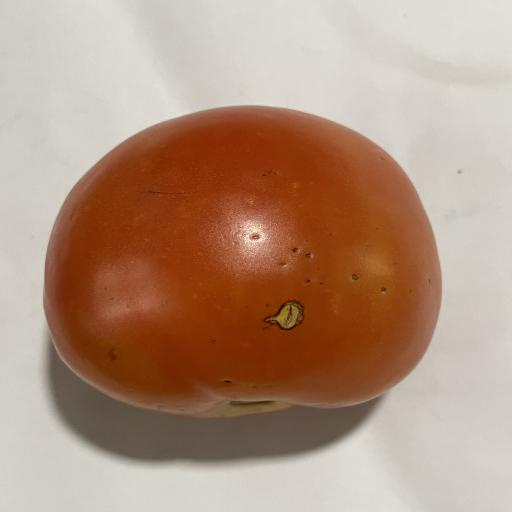
#> input picture tomatovision-ml/dataset/test/images/017BD85B-543D-4ADF-B96B-A2561A878EE1_JPG.rf.c9612bbcc161e32c4c06c350265edf1e.jpg, 512 x 512 px, given in place of media_1787075584775.jpg, which was not available; the run also reads 1 picture not shown here
$ python test_adaptive_perfect.py
#> lines starting #> are read from the running program, lines starting #| are printed output that depends on the picture; after the words box and inside, x2 and y2 are one past the last pixel; in counts of white or black regions, pixels touching at a corner belong together; pictures that were not available may be replaced by others from this repository, and a replacement may not be noted
#> further down, img_m is the input picture: shape (512, 512, 3); mean B, G, R 125.9, 145.9, 176.7
import cv2
import numpy as np

def detect_tomatoes_perfect(img_bgr):
    h, w = img_bgr.shape[:2]
#> h = 512; w = 512
    min_dim = min(w, h)
#> min_dim = 512

    hsv = cv2.cvtColor(img_bgr, cv2.COLOR_BGR2HSV)
#> hsv: shape (512, 512, 3); mean H, S, V 15.5, 91.6, 176.7
    h_chan = hsv[:, :, 0]
    s_chan = hsv[:, :, 1]
    v_chan = hsv[:, :, 2]

    # 1. Broad Tomato Pigment Mask (Anchored strictly to vibrant tomato colors, ignoring ground S<80 and green chilies H>55)
    mask_red1 = (h_chan <= 13) & (s_chan > 85) & (v_chan > 50)
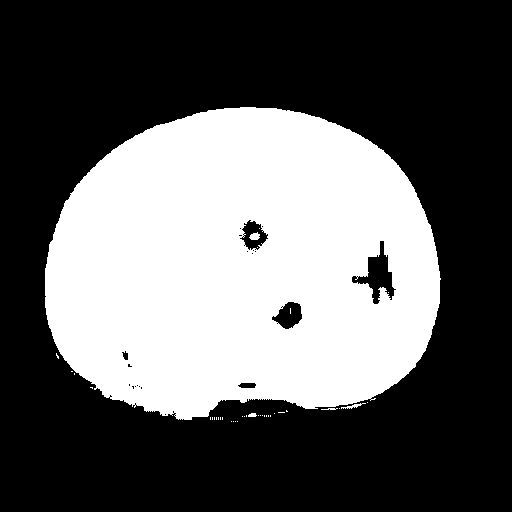
#> mask_red1: shape (512, 512) bool; 37% white; 39 white regions (34 under 20 px), largest, box (x1, y1, x2, y2) and area: (45, 107, 441, 420) 96716, (249, 232, 260, 240) 61, (341, 403, 366, 409) 53, (248, 413, 257, 417) 29, (321, 408, 338, 410) 23
    mask_red2 = (h_chan >= 165) & (s_chan > 85) & (v_chan > 50)
#> mask_red2: shape (512, 512) bool; every value is 0
    mask_orange = (h_chan > 13) & (h_chan <= 25) & (s_chan > 95) & (v_chan > 55)
#> mask_orange: shape (512, 512) bool; 1.1% white; 22 white regions (16 under 20 px), largest, box (x1, y1, x2, y2) and area: (192, 399, 300, 420) 1260, (352, 241, 396, 304) 1021, (272, 302, 302, 329) 505, (238, 383, 256, 388) 78, (122, 351, 128, 360) 35, (120, 400, 132, 407) 30
    mask_yellow = (h_chan > 25) & (h_chan <= 36) & (s_chan > 95) & (v_chan > 55)
    mask_unripe = (h_chan > 36) & (h_chan <= 55) & (s_chan > 85) & (v_chan > 50)

    core_mask = (mask_red1 | mask_red2 | mask_orange | mask_yellow | mask_unripe).astype(np.uint8) * 255
#> core_mask: shape (512, 512); 38.1% white; 16 white regions (12 under 20 px), largest, box (x1, y1, x2, y2) and area: (45, 107, 441, 420) 99790, (249, 232, 260, 240) 61, (341, 403, 366, 409) 53, (321, 408, 338, 410) 23
    core_mask[h_chan > 55] = 0
    core_mask[(h_chan >= 120) & (h_chan <= 165)] = 0
    core_mask[s_chan <= 70] = 0

    # 2. STAGE 1: ISOLATE TOMATO HEAP / CRATE ROI USING RED/ORANGE SEED ANCHOR
    # Ground floor (S < 80), green chilies (H > 25), cucumbers, beetroots have 0 overlap!
    seed_red1 = (h_chan <= 13) & (s_chan > 105) & (v_chan > 60)
#> seed_red1: shape (512, 512) bool; 36% white; 19 white regions (16 under 20 px), largest, box (x1, y1, x2, y2) and area: (46, 108, 438, 417) 94258, (251, 233, 259, 240) 31, (175, 414, 190, 416) 28
    seed_red2 = (h_chan >= 165) & (s_chan > 105) & (v_chan > 60)
    seed_orange = (h_chan > 13) & (h_chan <= 25) & (s_chan > 115) & (v_chan > 65)
#> seed_orange: shape (512, 512) bool; 0.96% white; 17 white regions (12 under 20 px), largest, box (x1, y1, x2, y2) and area: (352, 241, 396, 304) 1021, (209, 400, 297, 416) 842, (272, 302, 302, 329) 503, (238, 383, 256, 388) 78, (122, 351, 128, 360) 35
    seed_unripe_single = (h_chan > 36) & (h_chan <= 55) & (s_chan > 95) & (v_chan > 55)

    seed_mask = (seed_red1 | seed_red2 | seed_orange | seed_unripe_single).astype(np.uint8) * 255
#> seed_mask: shape (512, 512); 37% white; 17 white regions (14 under 20 px), largest, box (x1, y1, x2, y2) and area: (46, 108, 438, 417) 96773, (251, 233, 259, 240) 31, (175, 414, 190, 416) 28

    # Check if there is any tomato in frame
    if cv2.countNonZero(seed_mask) < 200:
        return []

    # Cluster seeds into Heap/Crate ROI
    kernel_seed = cv2.getStructuringElement(cv2.MORPH_RECT, (25, 25))
    dilated_seeds = cv2.dilate(seed_mask, kernel_seed, iterations=2)
#> dilated_seeds: shape (512, 512); 51.2% white; 1 black region
    c_list, _ = cv2.findContours(dilated_seeds, cv2.RETR_EXTERNAL, cv2.CHAIN_APPROX_SIMPLE)
#> c_list = 1 contour; box (x1, y1, x2, y2) and area: (22, 84, 462, 441) 133564

    if c_list:
        valid_c = [c for c in c_list if cv2.contourArea(c) > 1500]
#> valid_c has the same summary as c_list
        main_cluster = max(valid_c if valid_c else c_list, key=cv2.contourArea)
#> main_cluster = contour of 465 points, box (x1, y1, x2, y2) (22, 84, 462, 441), area 133564
        rx, ry, rw, rh = cv2.boundingRect(main_cluster)
#> rx = 22; ry = 84; rw = 440; rh = 357
        rx1 = max(0, rx - 10)
#> rx1 = 12
        ry1 = max(0, ry - 10)
#> ry1 = 74
        rx2 = min(w, rx + rw + 10)
#> rx2 = 472
        ry2 = min(h, ry + rh + 10)
#> ry2 = 451
    else:
        rx1, ry1, rx2, ry2 = 0, 0, w, h

    # 3. STAGE 2: ADAPTIVE SEGMENTATION INSIDE ISOLATED TOMATO REGION
    roi_mask = (core_mask[ry1:ry2, rx1:rx2]).copy()
#> roi_mask: shape (377, 460); 57.6% white; 18 black regions (16 under 20 px), largest, box (x1, y1, x2, y2) and area: (0, 0, 460, 377) 73009, (228, 146, 256, 176) 437
    clean_roi = cv2.morphologyEx(roi_mask, cv2.MORPH_OPEN, cv2.getStructuringElement(cv2.MORPH_ELLIPSE, (5, 5)))
#> clean_roi: shape (377, 460); 57.5% white; 11 black regions (9 under 20 px), largest, box (x1, y1, x2, y2) and area: (0, 0, 460, 377) 73186, (227, 146, 256, 180) 503
    dist = cv2.distanceTransform(clean_roi, cv2.DIST_L2, 5)

    if dist.max() == 0:
        return []

    # Adaptive Peak Window: Scales dynamically based on max distance transform
    # In Close-up (1-3 large tomatoes): dist.max() is large (e.g. 50-150px) -> window is large (35-55px)
    # In Dense Crate/Heap (70-100 tomatoes): dist.max() is small (e.g. 15-30px) -> window is small (19-23px)
    max_d = dist.max()
#> max_d = 104.7
    ksize = int(max(19, min(55, max_d * 0.75)))
#> ksize = 55
    if ksize % 2 == 0:
        ksize += 1

    kernel_peak = cv2.getStructuringElement(cv2.MORPH_ELLIPSE, (ksize, ksize))
#> kernel_peak: shape (55, 55); values 0 (black) and 1 (white), 77.3% white; 4 black regions, box (x1, y1, x2, y2) and area: (0, 0, 27, 22) 172, (28, 0, 55, 22) 172, (0, 33, 27, 55) 172, (28, 33, 55, 55) 172
    dilated = cv2.dilate(dist, kernel_peak)

    # Peak threshold
    local_max = (dist == dilated) & (dist > 5.0) & (dist > 0.12 * max_d)
#> local_max: shape (377, 460) bool; 0% white in thin lines or dots, all inside (x1, y1, x2, y2) = (138, 180, 338, 294)
    num_labels, _, stats, centroids = cv2.connectedComponentsWithStats(local_max.astype(np.uint8))
#> num_labels = 4; stats = [[0, 0, 460, 377, 173417], [337, 180, 1, 1, 1], [138, 221, 1, 1, 1], [268, 293, 1, 1, 1]]; centroids = [[229.5, 188], [337, 180], [138, 221], [268, 293]]

    raw_centers = []
    for i in range(1, num_labels):
        cx, cy = centroids[i]
        d_val = dist[int(cy), int(cx)]
        raw_centers.append((cx, cy, d_val))
#> this loop made 3 passes
#> (cx, cy, d_val) on passes 1 to 3: (337, 180, 84.48), (138, 221, 104.7), (268, 293, 42.36)
#> after the loop, raw_centers = [(337, 180, 84.48), (138, 221, 104.7), (268, 293, 42.36)]

    raw_centers.sort(key=lambda x: x[2], reverse=True)

    # Spatial Non-Maximum Suppression (adaptive separation based on tomato size)
    min_sep = max(14.0, max_d * 0.65)
#> min_sep = 68.05
    min_dist_sq = min_sep ** 2
#> min_dist_sq = 4631.3

    suppressed = []
    for c in raw_centers:
        cx, cy, d_val = c
        too_close = False
        for s in suppressed:
            if ((cx - s[0])**2 + (cy - s[1])**2) < min_dist_sq:
                too_close = True
                break
        if not too_close:
            suppressed.append((cx, cy, d_val))
#> this loop made 3 passes
#> after the loop, suppressed = [(138, 221, 104.7), (337, 180, 84.48), (268, 293, 42.36)]

    segmented = []
    for cx, cy, d_val in suppressed:
        r = int(d_val * 1.6)
        r = max(10, min(int(max_d * 1.8), r))

        gx1 = max(0, int(rx1 + cx - r))
        gy1 = max(0, int(ry1 + cy - r))
        gx2 = min(w, int(rx1 + cx + r))
        gy2 = min(h, int(ry1 + cy + r))

        crop = img_bgr[gy1:gy2, gx1:gx2]
        if crop.size == 0:
            continue

        crop_hsv = cv2.cvtColor(crop, cv2.COLOR_BGR2HSV)
        mean_h = np.mean(crop_hsv[:, :, 0])
        gray_crop = cv2.cvtColor(crop, cv2.COLOR_BGR2GRAY)
        dark_spots = np.sum(gray_crop < 35) / float(gray_crop.size) if gray_crop.size > 0 else 0

        if dark_spots > 0.28:
            stage = "spoiled"
            conf = 0.92
        elif (mean_h <= 13 or mean_h >= 164):
            stage = "ripe"
            conf = 0.95
        elif 14 <= mean_h <= 26:
            stage = "overripe"
            conf = 0.92
        elif 27 <= mean_h <= 55:
            stage = "unripe"
            conf = 0.93
        else:
            stage = "ripe"
            conf = 0.88

        segmented.append({
            "class_name": stage,
            "confidence": conf,
            "box": [float(gx1), float(gy1), float(gx2), float(gy2)]
        })
#> this loop made 3 passes
#> (cx, cy, d_val, r, gx1, gy1, gx2, gy2) on passes 1 to 3: (138, 221, 104.7, 167, 0, 128, 317, 462), (337, 180, 84.48, 135, 214, 119, 484, 389), (268, 293, 42.36, 67, 213, 300, 347, 434)
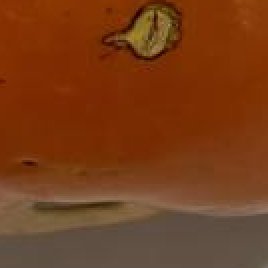
#> crop: shape (134, 134, 3) (shown 2 times larger); mean B, G, R 24.8, 60.7, 118.8
#> after the loop, segmented = 3 items

    return segmented

print("TEST 1: Market Stall Photo (media_1787075584775.jpg):")
img_m = cv2.imread(r"C:\Users\Waruna\.gemini\antigravity\brain\d72fea25-187d-4266-99c6-341a7dceced8\.user_uploaded\media_1787075584775.jpg")
res1 = detect_tomatoes_perfect(img_m)
#> res1 = 3 items
print(f"  Total Tomatoes in Heap: {len(res1)}, Counts: Ripe={sum(1 for r in res1 if r['class_name']=='ripe')}, Unripe={sum(1 for r in res1 if r['class_name']=='unripe')}, Overripe={sum(1 for r in res1 if r['class_name']=='overripe')}, Spoiled={sum(1 for r in res1 if r['class_name']=='spoiled')}")
#|   Total Tomatoes in Heap: 3, Counts: Ripe=3, Unripe=0, Overripe=0, Spoiled=0

print("\nTEST 2: Crate Photo (media_1787066931244.png):")
img_c = cv2.imread(r"C:\Users\Waruna\.gemini\antigravity\brain\d72fea25-187d-4266-99c6-341a7dceced8\.user_uploaded\media_1787066931244.png")
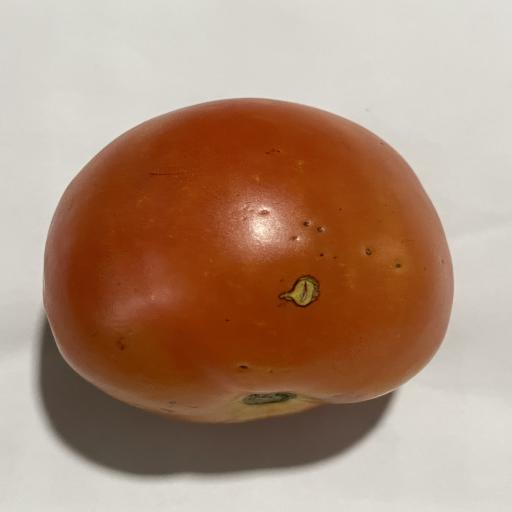
#> input picture tomatovision-ml/dataset/test/images/06538A22-92D6-4AE1-A23C-061087898740_JPG.rf.2079ef0b6e2a56e9522f5a8001acb51c.jpg, 512 x 512 px, given in place of media_1787066931244.png, which was not available
#> img_c is the input picture: shape (512, 512, 3); mean B, G, R 121.1, 141.9, 173.2
res2 = detect_tomatoes_perfect(img_c)
#> in detect_tomatoes_perfect (call 2), `hsv = cv2.cvtColor(img_bgr, cv2.COLOR_BGR2HSV)`: hsv: shape (512, 512, 3); mean H, S, V 16.3, 96.3, 173.2
#> in detect_tomatoes_perfect (call 2), `mask_red1 = (h_chan <= 13) & (s_chan > 85) & (v_chan > 50)`: mask_red1: shape (512, 512) bool; 39.4% white; 30 white regions (27 under 20 px), largest, box (x1, y1, x2, y2) and area: (45, 99, 452, 433) 103237, (48, 322, 54, 337) 26, (160, 428, 170, 432) 26
#> in detect_tomatoes_perfect (call 2), `mask_orange = (h_chan > 13) & (h_chan <= 25) & (s_chan > 95) & (v_chan..`: mask_orange: shape (512, 512) bool; 1.6% white; 49 white regions (39 under 20 px), largest, box (x1, y1, x2, y2) and area: (191, 390, 336, 428) 2687, (284, 277, 317, 305) 560, (385, 256, 408, 273) 291
#> in detect_tomatoes_perfect (call 2), `mask_yellow = (h_chan > 25) & (h_chan <= 36) & (s_chan > 95) & (v_chan..`: mask_yellow: shape (512, 512) bool; 0% white in thin lines or dots, all inside (x1, y1, x2, y2) = (273, 396, 284, 397)
#> in detect_tomatoes_perfect (call 2), `core_mask = (mask_red1 | mask_red2 | mask_orange | mask_yellow | mask_..`: core_mask: shape (512, 512); 41% white; 13 white regions (10 under 20 px), largest, box (x1, y1, x2, y2) and area: (45, 99, 452, 433) 107371, (48, 322, 54, 337) 26, (160, 428, 170, 432) 26
#> in detect_tomatoes_perfect (call 2), `seed_red1 = (h_chan <= 13) & (s_chan > 105) & (v_chan > 60)`: seed_red1: shape (512, 512) bool; 37.9% white; 42 white regions (38 under 20 px), largest, box (x1, y1, x2, y2) and area: (47, 100, 447, 427) 99005, (254, 416, 294, 424) 104, (258, 210, 270, 216) 50, (361, 398, 376, 404) 27
#> in detect_tomatoes_perfect (call 2), `seed_orange = (h_chan > 13) & (h_chan <= 25) & (s_chan > 115) & (v_cha..`: seed_orange: shape (512, 512) bool; 1.4% white; 41 white regions (30 under 20 px), largest, box (x1, y1, x2, y2) and area: (191, 390, 326, 425) 2353, (284, 277, 317, 305) 558, (385, 256, 408, 273) 291
#> in detect_tomatoes_perfect (call 2), `seed_mask = (seed_red1 | seed_red2 | seed_orange | seed_unripe_single)..`: seed_mask: shape (512, 512); 39.3% white; 22 white regions (19 under 20 px), largest, box (x1, y1, x2, y2) and area: (47, 100, 447, 427) 102827, (258, 210, 270, 216) 50, (361, 398, 376, 404) 27
#> in detect_tomatoes_perfect (call 2), `dilated_seeds = cv2.dilate(seed_mask, kernel_seed, iterations=2)`: dilated_seeds: shape (512, 512); 54.3% white; 1 black region
#> in detect_tomatoes_perfect (call 2), `c_list, _ = cv2.findContours(dilated_seeds, cv2.RETR_EXTERNAL, cv2.CHA..`: c_list = 1 contour; box (x1, y1, x2, y2) and area: (23, 76, 474, 453) 141800
#> in detect_tomatoes_perfect (call 2), `valid_c = [c for c in c_list if cv2.contourArea(c) > 1500]`: valid_c has the same summary as c_list
#> in detect_tomatoes_perfect (call 2), `main_cluster = max(valid_c if valid_c else c_list, key=cv2.contourArea)`: main_cluster = contour of 466 points, box (x1, y1, x2, y2) (23, 76, 474, 453), area 141800
#> in detect_tomatoes_perfect (call 2), `rx, ry, rw, rh = cv2.boundingRect(main_cluster)`: rx = 23; ry = 76; rw = 451; rh = 377
#> in detect_tomatoes_perfect (call 2), `rx1 = max(0, rx - 10)`: rx1 = 13
#> in detect_tomatoes_perfect (call 2), `ry1 = max(0, ry - 10)`: ry1 = 66
#> in detect_tomatoes_perfect (call 2), `rx2 = min(w, rx + rw + 10)`: rx2 = 484
#> in detect_tomatoes_perfect (call 2), `ry2 = min(h, ry + rh + 10)`: ry2 = 463
#> in detect_tomatoes_perfect (call 2), `roi_mask = (core_mask[ry1:ry2, rx1:rx2]).copy()`: roi_mask: shape (397, 471); 57.5% white; 23 black regions (17 under 20 px), largest, box (x1, y1, x2, y2) and area: (0, 0, 471, 397) 78676, (236, 149, 267, 177) 567, (250, 356, 274, 362) 103, (244, 140, 259, 145) 47, (69, 309, 76, 315) 20, (268, 328, 276, 333) 20
#> in detect_tomatoes_perfect (call 2), `clean_roi = cv2.morphologyEx(roi_mask, cv2.MORPH_OPEN, cv2.getStructur..`: clean_roi: shape (397, 471); 57.2% white; 14 black regions (10 under 20 px), largest, box (x1, y1, x2, y2) and area: (0, 0, 471, 397) 79177, (236, 149, 267, 177) 613, (259, 328, 276, 336) 78, (244, 140, 259, 145) 47
#> in detect_tomatoes_perfect (call 2), `dist = cv2.distanceTransform(clean_roi, cv2.DIST_L2, 5)`:
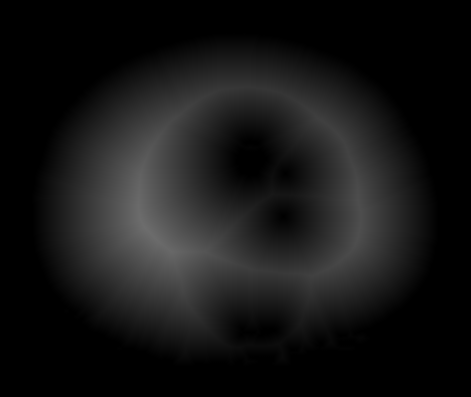
#> dist: shape (397, 471) float32; min 0, max 109.4, mean 21.9
#> in detect_tomatoes_perfect (call 2), `max_d = dist.max()`: max_d = 109.4
#> in detect_tomatoes_perfect (call 2), `local_max = (dist == dilated) & (dist > 5.0) & (dist > 0.12 * max_d)`: local_max: shape (397, 471) bool; 0% white in thin lines or dots, all inside (x1, y1, x2, y2) = (144, 227, 360, 231)
#> in detect_tomatoes_perfect (call 2), `num_labels, _, stats, centroids = cv2.connectedComponentsWithStats(loc..`: num_labels = 3; stats = [[0, 0, 471, 397, 186985], [144, 227, 1, 1, 1], [359, 230, 1, 1, 1]]; centroids = [[235, 198], [144, 227], [359, 230]]
#> the loop in detect_tomatoes_perfect (call 2), `for i in range(1, num_labels):` made 2 passes
#> (cx, cy, d_val) on passes 1 to 2: (144, 227, 109.4), (359, 230, 78.69)
#> after the loop in detect_tomatoes_perfect (call 2), `for i in range(1, num_labels):`: raw_centers = [(144, 227, 109.4), (359, 230, 78.69)]
#> in detect_tomatoes_perfect (call 2), `min_sep = max(14.0, max_d * 0.65)`: min_sep = 71.08
#> in detect_tomatoes_perfect (call 2), `min_dist_sq = min_sep ** 2`: min_dist_sq = 5052.1
#> the loop in detect_tomatoes_perfect (call 2), `for c in raw_centers:` made 2 passes
#> after the loop in detect_tomatoes_perfect (call 2), `for c in raw_centers:`: suppressed = [(144, 227, 109.4), (359, 230, 78.69)]
#> the loop in detect_tomatoes_perfect (call 2), `for cx, cy, d_val in suppressed:` made 2 passes
#> (cx, cy, d_val, r, gx1, gy1, gx2, gy2) on passes 1 to 2: (144, 227, 109.4, 174, 0, 119, 331, 467), (359, 230, 78.69, 125, 247, 171, 497, 421)
#> pass 1, in detect_tomatoes_perfect (call 2), `crop = img_bgr[gy1:gy2, gx1:gx2]`:
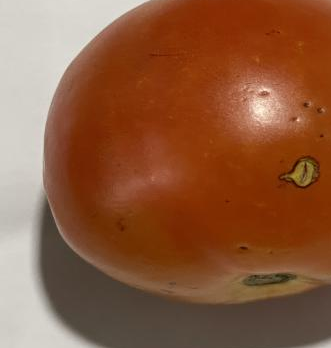
#> crop: shape (348, 331, 3); mean B, G, R 60.8, 90.1, 140.3
#> pass 1, in detect_tomatoes_perfect (call 2), `gray_crop = cv2.cvtColor(crop, cv2.COLOR_BGR2GRAY)`:
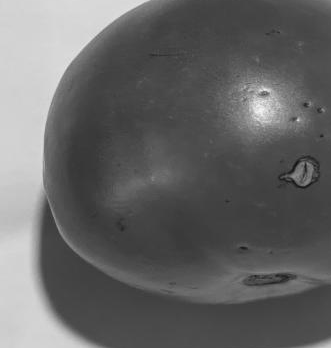
#> gray_crop: shape (348, 331); min 16, max 245, mean 101.8
#> after the loop in detect_tomatoes_perfect (call 2), `for cx, cy, d_val in suppressed:`: segmented = 2 items
#> res2 = 2 items
print(f"  Total Tomatoes in Crate: {len(res2)}, Counts: Ripe={sum(1 for r in res2 if r['class_name']=='ripe')}, Unripe={sum(1 for r in res2 if r['class_name']=='unripe')}, Overripe={sum(1 for r in res2 if r['class_name']=='overripe')}, Spoiled={sum(1 for r in res2 if r['class_name']=='spoiled')}")
#|   Total Tomatoes in Crate: 2, Counts: Ripe=2, Unripe=0, Overripe=0, Spoiled=0

print("\nTEST 3: Single Green Tomato on Paper (media_1787075256134.png viewfinder):")
img_g = cv2.imread(r"C:\Users\Waruna\.gemini\antigravity\brain\d72fea25-187d-4266-99c6-341a7dceced8\.user_uploaded\media_1787075256134.png")[80:550, :]
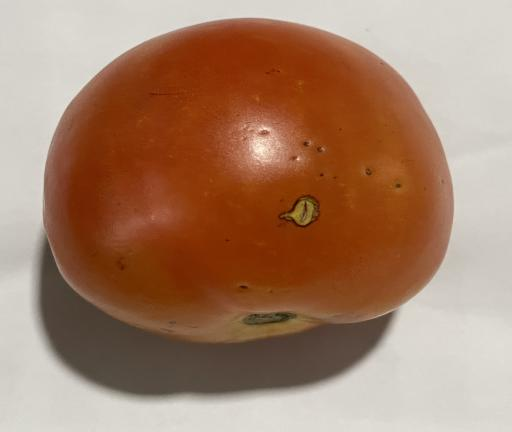
#> img_g: shape (432, 512, 3); mean B, G, R 104.8, 128.2, 164.9
res3 = detect_tomatoes_perfect(img_g)
#> in detect_tomatoes_perfect (call 3), `hsv = cv2.cvtColor(img_bgr, cv2.COLOR_BGR2HSV)`: hsv: shape (432, 512, 3); mean H, S, V 15, 112, 164.9
#> in detect_tomatoes_perfect (call 3), `c_list, _ = cv2.findContours(dilated_seeds, cv2.RETR_EXTERNAL, cv2.CHA..`: c_list = 1 contour; box (x1, y1, x2, y2) and area: (23, 0, 474, 373) 141420
#> in detect_tomatoes_perfect (call 3), `valid_c = [c for c in c_list if cv2.contourArea(c) > 1500]`: valid_c has the same summary as c_list
#> res3 = 2 items
print(f"  Total Green Tomatoes on Paper: {len(res3)}, Classes: {[r['class_name'] for r in res3]}")
#|   Total Green Tomatoes on Paper: 2, Classes: ['ripe', 'ripe']

print("\nTEST 4: Close-Up Ripe Tomato (test_tomatoes.jpg):")
img_s = cv2.imread(r"d:\project\TomatoVision\tomatovision-ml\test_images\test_tomatoes.jpg")
res4 = detect_tomatoes_perfect(img_s)
#> in detect_tomatoes_perfect (call 4), `c_list, _ = cv2.findContours(dilated_seeds, cv2.RETR_EXTERNAL, cv2.CHA..`: c_list = 2 contours; box (x1, y1, x2, y2) and area: (0, 0, 4080, 2512) 5096655, (4054, 3034, 4080, 3060) 625
#> in detect_tomatoes_perfect (call 4), `valid_c = [c for c in c_list if cv2.contourArea(c) > 1500]`: valid_c = 1 contour; box (x1, y1, x2, y2) and area: (0, 0, 4080, 2512) 5096655
#> in detect_tomatoes_perfect (call 4), `num_labels, _, stats, centroids = cv2.connectedComponentsWithStats(loc..`: num_labels = 27; stats = 27 rows, first 6: [0, 0, 4080, 2522, 10289723], [15, 0, 2, 1, 2], [75, 0, 1, 1, 1], [267, 0, 1, 1, 1], [420, 0, 1, 1, 1], [1891, 0, 1, 1, 1]; centroids = 27 pairs, first value 15.5 to 2771, second value 0 to 1656
#> res4 = 6 items
print(f"  Total Close-Up Tomatoes: {len(res4)}, Classes: {[r['class_name'] for r in res4]}")
#|   Total Close-Up Tomatoes: 6, Classes: ['unripe', 'overripe', 'unripe', 'overripe', 'overripe', 'unripe']
